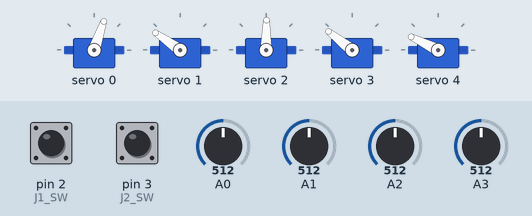
This sketch was run on a simulated Arduino Uno, built with avr-gcc and run on an emulated ATmega328P. Parts: 5 × servo. The inputs (shaded band) are chosen by the test bench; at power-on: A1 = 512, A3 = 512, A0 = 512, A2 = 512, pin 2 (J1_SW) HIGH, pin 3 (J2_SW) HIGH. What the sketch prints to the serial monitor is not drawn.

Above: at 1.2 s.
1.3 s: A1 set to 716
At 2.8 s:
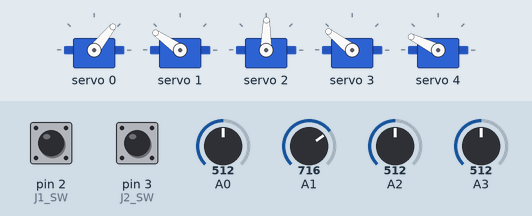
3.1 s: A3 set to 306
At 4.1 s:
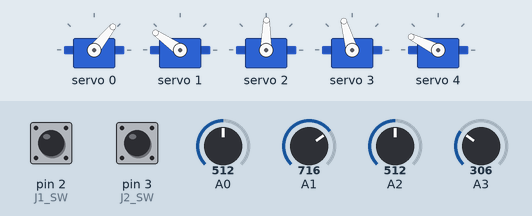
5.2 s: A0 set to 716
At 6.6 s:
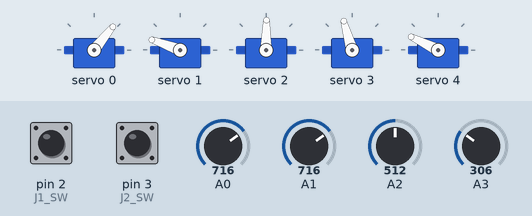
6.9 s: A2 set to 306
At 8.2 s:
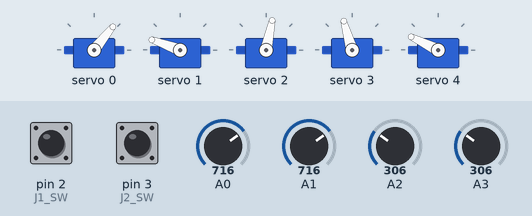
8.5 s: A3 set to 30
At 10.5 s:
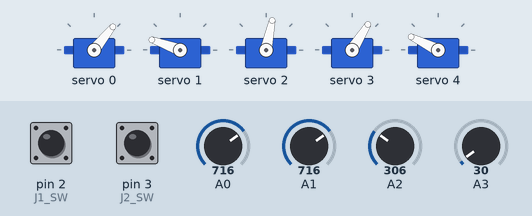
10.8 s: pin 2 (J1_SW) pulled LOW for 0.15 s
At 11.6 s:
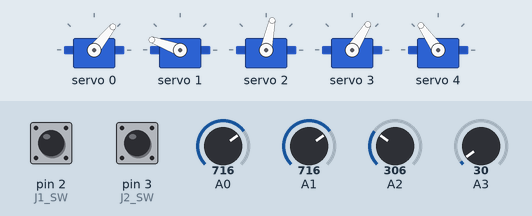
Timing chart, 0 to 13.8 s (numbered marks = the images above; inputs shaded):
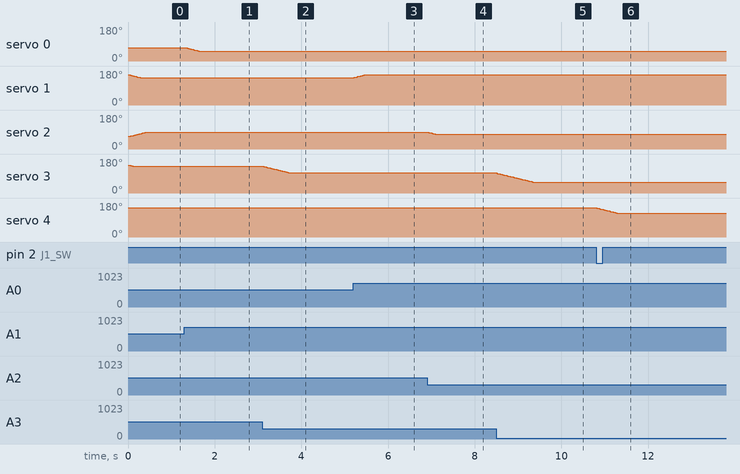

Measured:
- after the input at 1.3 s, servo 0: moves from 71° to 51° over 0.33 s, starting at once
- after the input at 3.1 s, servo 3: moves from 142° to 106° over 0.63 s, starting at once
- after the input at 5.2 s, servo 1: moves from 145° to 160° over 0.25 s, starting at once
- after the input at 6.9 s, servo 2: 89° → 78° at once
- after the input at 8.5 s, servo 3: moves from 106° to 58° over 0.83 s, starting at once
- after the input at 10.8 s, servo 4: moves from 154° to 125° over 0.51 s, starting at once

The sketch:

robotic_arm_thumb_stick.ino
```cpp
#include <Wire.h>
#include <Adafruit_PWMServoDriver.h>

/*
  Robotic Arm + 2 Joysticks + PCA9685 (soft moves with step & delay)

  Joystick mapping:
    J1:  X(A0)=Base,     Y(A1)=Shoulder,  SW(D2)=Gripper toggle (Grip/Release)
    J2:  X(A2)=Elbow,    Y(A3)=Wrist,     SW(D3)=Fine/Coarse toggle

  Behavior:
    - Axes map to TARGET angles for each joint.
    - Every MOVE_DELAY_MS, each joint moves up to MOVE_STEP_DEG toward its target.
    - D3 toggles fine/coarse by switching the step size for ALL joints.
    - D2 toggles the gripper between GRIP_OPEN and GRIP_CLOSE.

  Power:
    - Use a separate 5–6 V supply for servo V+ (ample current), tie GNDs together.
*/

Adafruit_PWMServoDriver pwm = Adafruit_PWMServoDriver(0x40);

// ======================= User-tunable parameters =======================
// ======================= Starting angles (user-tunable) =======================
#define START_BASE     45
#define START_SHOULDER 120
#define START_ELBOW    40
#define START_WRIST    110
#define START_GRIP     115 // default open

// PWM/servo timing
#define SERVO_FREQ 50             // Hz (typical for analog servos)
int SERVOMIN = 150;               // PCA9685 counts (~0.5 ms)
int SERVOMAX = 600;               // PCA9685 counts (~2.5 ms)

// Channels (0..15)
const int CH_BASE     = 0;
const int CH_SHOULDER = 1;
const int CH_ELBOW    = 2;
const int CH_WRIST    = 3;
const int CH_GRIPPER  = 4;

// Joystick pins
const int J1_X = A1; // Sholder
const int J1_Y = A0; // Base
const int J2_X = A2; // Elbow
const int J2_Y = A3; // Wrist
const int J1_SW = 2; // Grip/Release toggle (active LOW)
const int J2_SW = 3; // Fine/Coarse toggle (active LOW)

// Dead-zone (ADC 0..1023). 512 = center
const int DEADZONE = 60;

// Angle limits (protect mechanics)
float baseMin =  0, baseMax = 90;
float shoulderMin = 75, shoulderMax = 140;
float elbowMin =   40, elbowMax = 80;
float wristMin =  30, wristMax = 180;

// Gripper angles (positional gripper)
float GRIP_OPEN  = 180;   // tune to your mechanism
float GRIP_CLOSE =  90;   // tune to your mechanism

// ---------- Soft-move settings (requested feature) ----------
int MOVE_STEP_DEG_COARSE = 1.5;   // degrees per update (coarse)
int MOVE_STEP_DEG_FINE   = 0.5;   // degrees per update (fine)
int MOVE_DELAY_MS        = 15;  // delay between steps (smoother if larger)

// Inversion flags (flip axis direction if needed)
bool INVERT_BASE_AXIS     = true;
bool INVERT_SHOULDER_AXIS = false;
bool INVERT_ELBOW_AXIS    = false;
bool INVERT_WRIST_AXIS    = false;

// Optional axis swap flags (use only if wiring doesn’t match)
bool SWAP_J1_AXES = false; // swap Base/Shoulder axes on J1 if needed
bool SWAP_J2_AXES = false; // swap Elbow/Wrist axes on J2 if needed

// ======================= Internal state =======================
bool fineMode = false;     // toggled by D3
bool gripClosed = false;   // toggled by D2

// Current and target angles (deg)
float curBase=START_BASE, curShoulder=START_SHOULDER, curElbow=START_ELBOW, curWrist=START_WRIST, curGrip=START_GRIP;
float tgtBase=START_BASE, tgtShoulder=START_SHOULDER, tgtElbow=START_ELBOW, tgtWrist=START_WRIST, tgtGrip=START_GRIP;

// Debounce/edge
int lastJ1Sw = HIGH, lastJ2Sw = HIGH;

// Median filter buffers
int medBufA0[5], medBufA1[5], medBufA2[5], medBufA3[5];

// Timing for step updates
unsigned long lastStepMs = 0;

// ======================= Helpers =======================
int angleToCount(float ang) {
  ang = constrain(ang, 0, 180);
  long c = map((long)ang, 0, 180, (long)SERVOMIN, (long)SERVOMAX);
  return (int)c;
}
void writeServo(int ch, float ang) {
  pwm.setPWM(ch, 0, angleToCount(ang));
}

int readBtn(int pin) { return digitalRead(pin); }

// tiny insertion sort, return median of 5
int median5(int buf[5], int pin) {
  for (int i=0;i<5;i++){ buf[i]=analogRead(pin); delayMicroseconds(200); }
  for (int i=0;i<5;i++) for (int j=i+1;j<5;j++) if (buf[j]<buf[i]) {int t=buf[i]; buf[i]=buf[j]; buf[j]=t;}
  return buf[2];
}

float mapStickToAngle(int raw, float amin, float amax, bool invert=false) {
  int d = raw - 512;
  if (abs(d) < DEADZONE) return (amin + amax) * 0.5f; // center → middle
  long ang;
  if (!invert) {
    ang = map(raw, 0, 1023, (long)amin, (long)amax);
  } else {
    ang = map(raw, 0, 1023, (long)amax, (long)amin);
  }
  return constrain((float)ang, amin, amax);
}

// move current angle towards target by <= step deg
float stepToward(float current, float target, int stepDeg) {
  if (fabs(target - current) <= stepDeg) return target;
  return current + (target > current ? stepDeg : -stepDeg);
}

void centerAll() {
  curBase=START_BASE; curShoulder=START_SHOULDER; curElbow=START_ELBOW; curWrist=START_WRIST; curGrip=START_GRIP;
  writeServo(CH_BASE,     curBase);
  writeServo(CH_SHOULDER, curShoulder);
  writeServo(CH_ELBOW,    curElbow);
  writeServo(CH_WRIST,    curWrist);
  writeServo(CH_GRIPPER,  curGrip);
}

// ======================= Setup/Loop =======================
void setup() {
  Serial.begin(115200);
  pinMode(J1_SW, INPUT_PULLUP);
  pinMode(J2_SW, INPUT_PULLUP);

  pwm.begin();
  pwm.setPWMFreq(SERVO_FREQ);
  delay(10);

  centerAll();

  Serial.println(F("Arm joystick control (soft moves) ready."));
  Serial.println(F("D2=Grip/Release  |  D3=Fine/Coarse step toggle"));
}

void loop() {
  // ---------- Read joysticks with median filtering ----------
  int j1x = median5(medBufA0, J1_X);
  int j1y = median5(medBufA1, J1_Y);
  int j2x = median5(medBufA2, J2_X);
  int j2y = median5(medBufA3, J2_Y);

  if (SWAP_J1_AXES) { int t=j1x; j1x=j1y; j1y=t; }
  if (SWAP_J2_AXES) { int t=j2x; j2x=j2y; j2y=t; }

  // ---------- Map axes → TARGET angles ----------
  tgtBase     = mapStickToAngle(j1x, baseMin,     baseMax,     INVERT_BASE_AXIS);
  tgtShoulder = mapStickToAngle(j1y, shoulderMin, shoulderMax, INVERT_SHOULDER_AXIS);
  tgtElbow    = mapStickToAngle(j2x, elbowMin,    elbowMax,    INVERT_ELBOW_AXIS);
  tgtWrist    = mapStickToAngle(j2y, wristMin,    wristMax,    INVERT_WRIST_AXIS);

  // ---------- Buttons (edge-detect) ----------
  int bGrip  = readBtn(J1_SW); // D2
  int bFine  = readBtn(J2_SW); // D3

  // Grip/Release on D2 falling edge
  if (lastJ1Sw == HIGH && bGrip == LOW) {
    gripClosed = !gripClosed;
    tgtGrip = gripClosed ? GRIP_CLOSE : GRIP_OPEN;
    // optional: print state
    // Serial.println(gripClosed ? F("Grip: CLOSE") : F("Grip: OPEN"));
  }
  lastJ1Sw = bGrip;

  // Fine/Coarse toggle on D3 falling edge
  if (lastJ2Sw == HIGH && bFine == LOW) {
    fineMode = !fineMode;
    // Serial.print(F("Mode: ")); Serial.println(fineMode ? F("FINE") : F("COARSE"));
  }
  lastJ2Sw = bFine;

  // ---------- Soft move update (common step & delay) ----------
  if (millis() - lastStepMs >= (unsigned long)MOVE_DELAY_MS) {
    lastStepMs = millis();
    int stepDeg = fineMode ? MOVE_STEP_DEG_FINE : MOVE_STEP_DEG_COARSE;

    // Step each joint toward its target
    curBase     = stepToward(curBase,     constrain(tgtBase,     baseMin,     baseMax),     stepDeg);
    curShoulder = stepToward(curShoulder, constrain(tgtShoulder, shoulderMin, shoulderMax), stepDeg);
    curElbow    = stepToward(curElbow,    constrain(tgtElbow,    elbowMin,    elbowMax),    stepDeg);
    curWrist    = stepToward(curWrist,    constrain(tgtWrist,    wristMin,    wristMax),    stepDeg);
    curGrip     = stepToward(curGrip,     constrain(tgtGrip,     GRIP_CLOSE,  GRIP_OPEN),   stepDeg);

    // Write outputs
    writeServo(CH_BASE,     curBase);
    writeServo(CH_SHOULDER, curShoulder);
    writeServo(CH_ELBOW,    curElbow);
    writeServo(CH_WRIST,    curWrist);
    writeServo(CH_GRIPPER,  curGrip);
  }

  // Small idle delay (ADC settle / CPU relief)
  delay(2);
}
```
